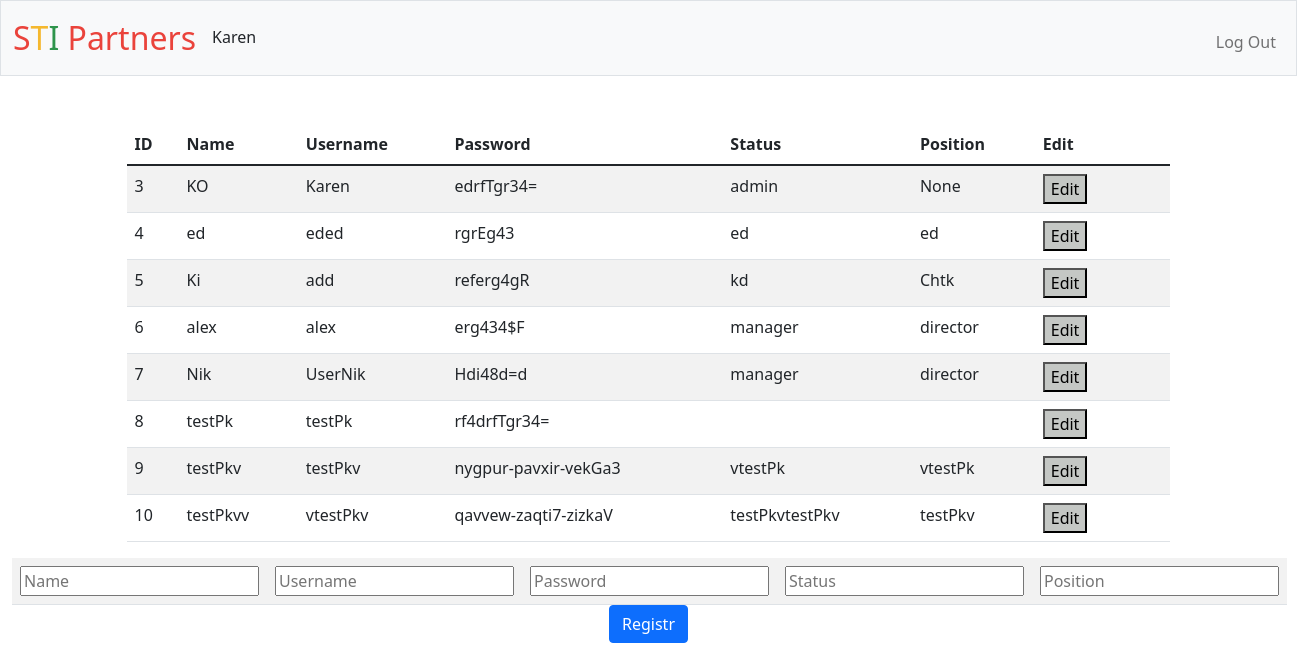
Page / (signed in) on the earlier database version.
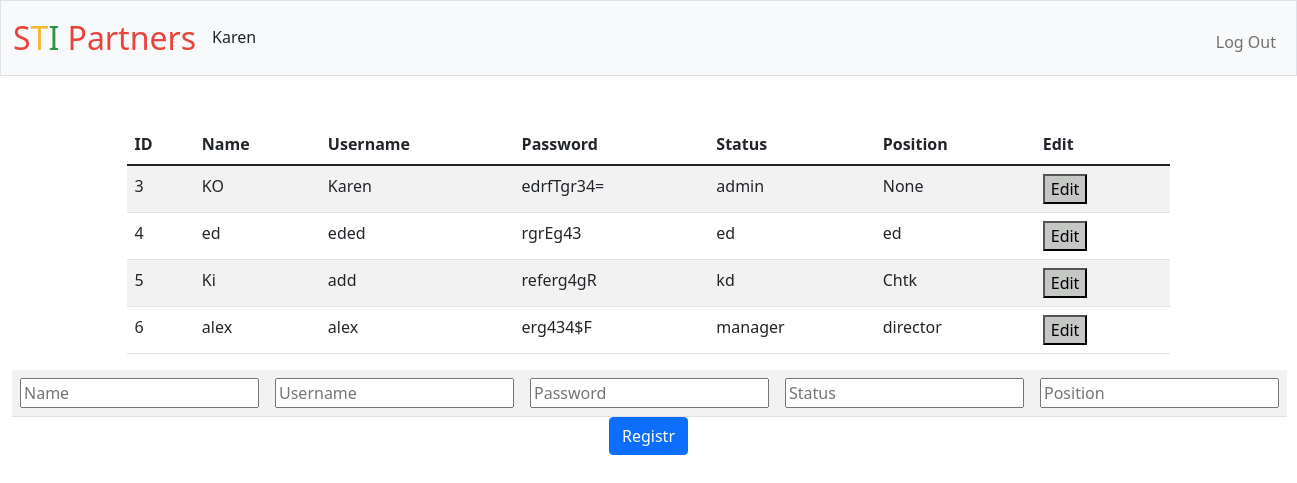
Same page on the later database version.
### tables this page shows
CREATE TABLE users (id INTEGER PRIMARY KEY AUTOINCREMENT NOT NULL, username TEXT NOT NULL, hash TEXT NOT NULL, status TEXT, name text, position text);

### app.py (the view)
@app.route("/")
@login_required
def index():
    if session["user_status"] == "admin":
        users = db.execute("SELECT * FROM users")
        return render_template("admin.html", users = users)
    elif session["user_status"] == "manager":
        return render_template("index.html")
    else:
        return render_template("index.html")

### app.py (called while the page is built)
@app.after_request
def after_request(response):
    response.headers["Cache-Control"] = "no-cache, no-store, must-revalidate"
    response.headers["Expires"] = 0
    response.headers["Pragma"] = "no-cache"
    return response

### helpers.py (called while the page is built)
def login_required(f):
    @wraps(f)
    def decorated_function(*args, **kwargs):
        if session.get("user_id") is None:
            return redirect("/login")
        return f(*args, **kwargs)
    return decorated_function

### templates/admin.html (shortened to what this page needs)
{% extends "layout.html" %}
{% block main %}
    <table class="table table-striped"  style="margin:auto; width: 82%; text-align:left">
        <thead>
            <tr style="text-align:left">
                <th style="text-align:left">ID</th>
                <th style="text-align:left">Name</th>
                <th>Username</th>
                <th>Password</th>
                <th>Status</th>
                <th>Position</th>
                <th>Edit</th>
            </tr>
        </thead>
        <tbody>
            <tr> {% for user in users %}
                <td style="text-align:left">{{ user.id }} </td>
                <td style="text-align:left">{{ user.name }}</td>
                <td>{{ user.username }}</td>
                <td>{{ user.hash }}</td>
                <td>{{ user.status }}</td>
                <td>{{ user.position }}</td>
                <td style="width:13%;"> <div style="float: left; ">
                    <form action="/edit" method="post">
                        <button type="submit" style="background-color:rgb(196, 199, 196);">Edit</button>
                    </form>
                </div>
                </td>
            </tr>{% endfor %}
        </tbody>
    </table>
    <form action="/register" method="post" name="register" onsubmit="return validateForm()">
        <table class="table table-striped"  style="margin:auto; width: 82%; text-align:left">
            <tbody>
                <tr>
                <td><input autocomplete="off" id="name" name="name"  placeholder="Name" type="text"  minlength="" maxlength="30"></td>
                <td><input autocomplete="off" id="username" name="username"  placeholder="Username" type="text"  minlength="" maxlength="30"></td>
                <td><input autocomplete="off" id="password" name="password" placeholder="Password" type="password"  minlength="" maxlength="30" ></td>
                <td><input autocomplete="off" id="status" name="status"  placeholder="Status" type="text"  minlength="" maxlength="30"></td>
                <td><input autocomplete="off" id="position" name="position"  placeholder="Position" type="text"  minlength="" maxlength="30"></td>
                </tr>
            </tbody>
        </table>
        <div>
            <button class="btn btn-primary" type="submit" id="button" >Registr</button>
        </div>
    </form>
{% endblock %}

### templates/layout.html (shortened to what this page needs)
<!DOCTYPE html>
<html lang="en">
    <head>
        <link href="https://cdn.jsdelivr.net/npm/bootstrap@5.1.3/dist/css/bootstrap.min.css" rel="stylesheet">
        <link href="https://cdn.jsdelivr.net/npm/bootstrap@5.1.3/dist/css/bootstrap.min.css" rel="stylesheet">
        <link href="/static/styles.css" rel="stylesheet">
    </head>
    <body>
        <nav class="bg-light border navbar navbar-expand-md navbar-light">
            <div class="container-fluid">
                <a class="navbar-brand" href="/"><span class="red">S</span><span class="yellow">T</span><span class="green">I</span> <span class="red">Partners</span></a>
                <div class="collapse navbar-collapse" id="navbar">
                    {% if session["user_id"] %}
                        <ul class="navbar-nav me-auto mt-2">
                            <li><h6>{{ session["user_name"] }}</h6></li>
                        </ul>
                        <ul class="navbar-nav ms-auto mt-2">
                            <li class="nav-item"><a class="nav-link" href="/logout">Log Out</a></li>
                        </ul>
                    {% else %}
                        <ul class="navbar-nav ms-auto mt-2">
                            <li class="nav-item"><a class="nav-link" href="/login">Log In</a></li>
                        </ul>
                    {% endif %}
                </div>
            </div>
        </nav>
        <main class="container-fluid py-5 text-center">
            {% block main %}{% endblock %}
        </main>
    </body>
</html>

### static/styles.css (style rules this page uses)
nav .navbar-brand { font-size: xx-large; }
nav .navbar-brand .red { color: #ea433b; }
nav .navbar-brand .yellow { color: #f5b82e; }
nav .navbar-brand .green { color: #2e944b; }

Differences in the rows shown:
removed users: id "7", name "Nik", username "UserNik", hash "Hdi48d=d", status "manager", position "director"
removed users: id "8", name "testPk", username "testPk", hash "rf4drfTgr34="
removed users: id "9", name "testPkv", username "testPkv", hash "nygpur-pavxir-vekGa3", status "vtestPk", position "vtestPk"
removed users: id "10", name "testPkvv", username "vtestPkv", hash "qavvew-zaqti7-zizkaV", status "testPkvtestPkv", position "testPkv"
